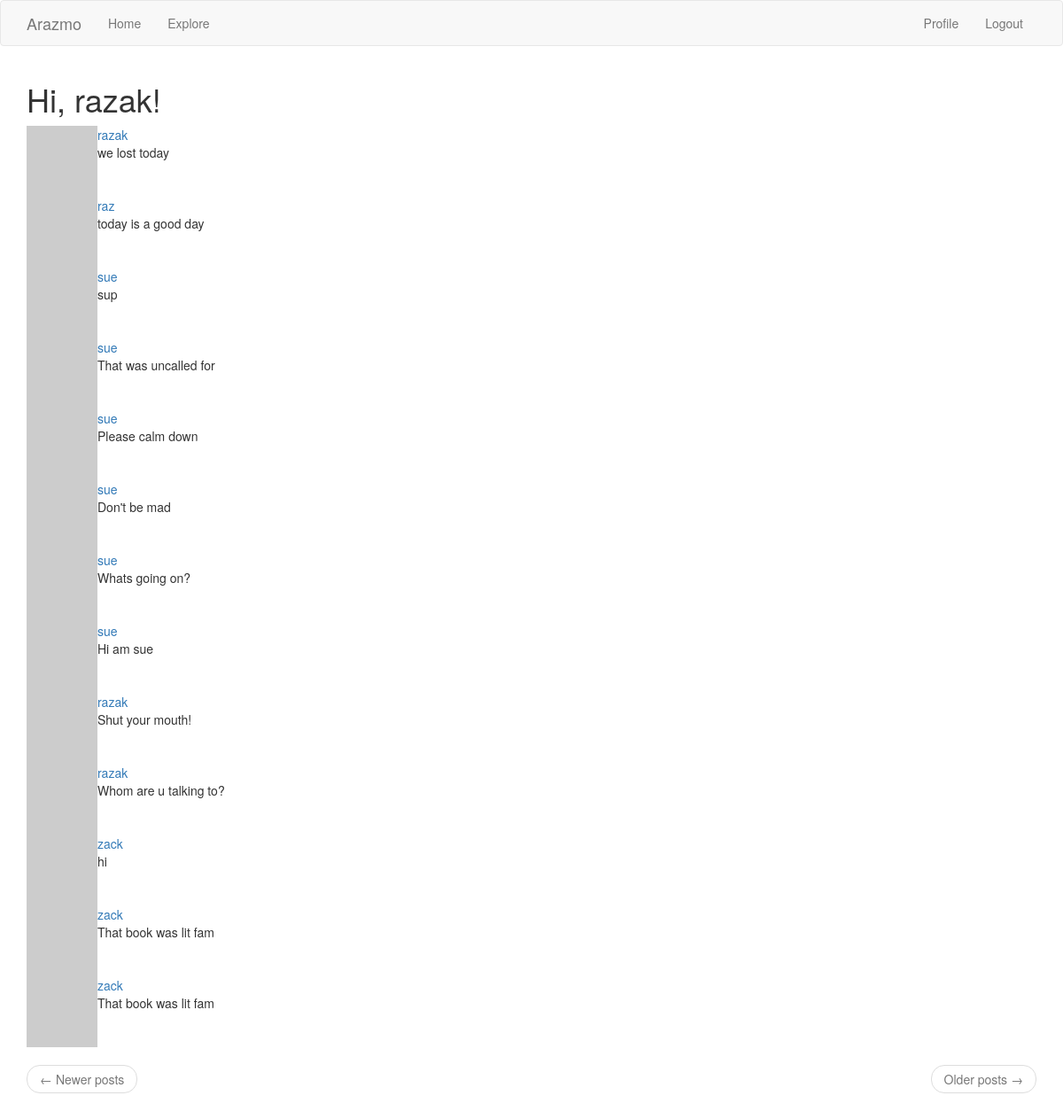
The page /explore (signed in) on the database its author committed.
### app/models.py (models this page shows, shortened)
class User(UserMixin, db.Model):
    id = db.Column(db.Integer, primary_key=True)
    username = db.Column(db.String(64), index=True, unique=True)
    email = db.Column(db.String(120), index=True, unique=True)
    password_hash = db.Column(db.String(128))
    posts = db.relationship('Post', backref='author', lazy='dynamic')
    about_me = db.Column(db.String(140))
    date_joined = db.Column(db.String(64), default=datetime.utcnow().strftime("%b %d, %Y"))
    last_seen = db.Column(db.String(64), default=datetime.utcnow)
    followed = db.relationship(
        'User', secondary=followers,
        primaryjoin=(followers.c.follower_id == id),
        secondaryjoin = (followers.c.followed_id == id),
        backref=db.backref('followers', lazy='dynamic'), lazy='dynamic'
    )
    def avatar(self, size):
        digest = md5(self.email.lower().encode('utf8')).hexdigest()
        return 'https://www.gravatar.com/avatar/{}?d=identicon&s={}'.format(digest, size)

class Post(db.Model):
    id = db.Column(db.Integer, primary_key=True)
    body = db.Column(db.String(140))
    timestamp = db.Column(db.DateTime, index=True, default=datetime.utcnow)
    user_id = db.Column(db.Integer, db.ForeignKey('user.id'))

### app/routes.py (the view)
@app.route('/explore')
@login_required
def explore():
    page = request.args.get('page', 1, type=int)
    posts = Post.query.order_by(Post.timestamp.desc()).paginate(
        page, app.config['POSTS_PER_PAGE'], False
    )
    next_url = url_for('explore', page=posts.next_num) \
        if posts.has_next else None
    prev_url = url_for('explore', page=posts.prev_num) \
        if posts.has_prev else None
    return render_template('index.html', title='Explore', posts=posts.items, next_url=next_url, prev_url=prev_url)

### app/models.py (called while the page is built)
@login.user_loader
def load_user(id):
    return User.query.get(int(id))

### app/routes.py (called while the page is built)
@app.before_request
def before_request():
    if current_user.is_authenticated:
        current_user.last_seen = datetime.utcnow().strftime("%b %d, %Y %H:%M")
        db.session.commit()

### app/templates/index.html (shortened to what this page needs)
{% extends "base.html" %}
{% import 'bootstrap/wtf.html' as wtf %}
{% block app_content %}
    <h1>Hi, {{ current_user.username }}!</h1>
    {% for post in posts %}
        {% include '_post.html' %}
    {% endfor %}
    <nav aria-label="...">
        <ul class="pager">
            <li class="previous{% if not prev_url %} disabled{% endif %}">
                <a href="{{ prev_url or '#' }}">
                    <span aria-hidden="true">&larr;</span> Newer posts
                </a>
            </li>
            <li class="next{% if not next_url %} disabled{% endif %}">
                <a href="{{ next_url or '#' }}">
                    Older posts <span aria-hidden="true">&rarr;</span>
                </a>
            </li>
        </ul>
    </nav>
{% endblock %}

### app/templates/_post.html
<table>
    <tr valign="top">
        <td>
            <img src="{{ post.author.avatar(32) }}">
        </td>
        <td>
            <a href="{{ url_for('user', username=post.author.username)}}">
                {{ post.author.username }}
            </a>
            <br>{{ post.body }}
        </td>
    </tr>
</table>

### rows shown on the page
User: username "razak"
Post: author.username "razak", body "we lost today"
Post: author.username "raz", body "today is a good day"
Post: author.username "sue", body "sup"
Post: author.username "sue", body "That was uncalled for"
Post: author.username "sue", body "Please calm down"
Post: author.username "sue", body "Don't be mad"
Post: author.username "sue", body "Whats going on?"
Post: author.username "sue", body "Hi am sue"
Post: author.username "razak", body "Shut your mouth!"
Post: author.username "razak", body "Whom are u talking to?"
Post: author.username "zack", body "hi"
Post: author.username "zack", body "That book was lit fam"
Post: author.username "zack", body "That book was lit fam"
